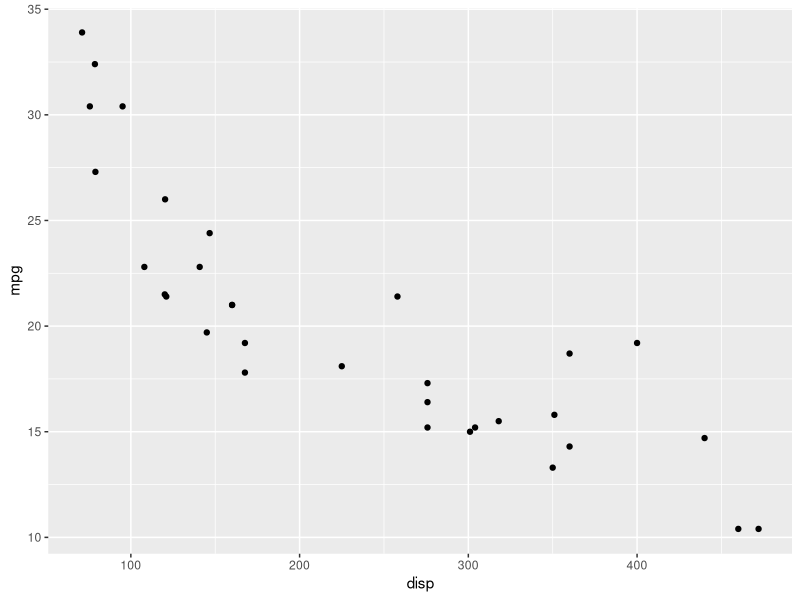
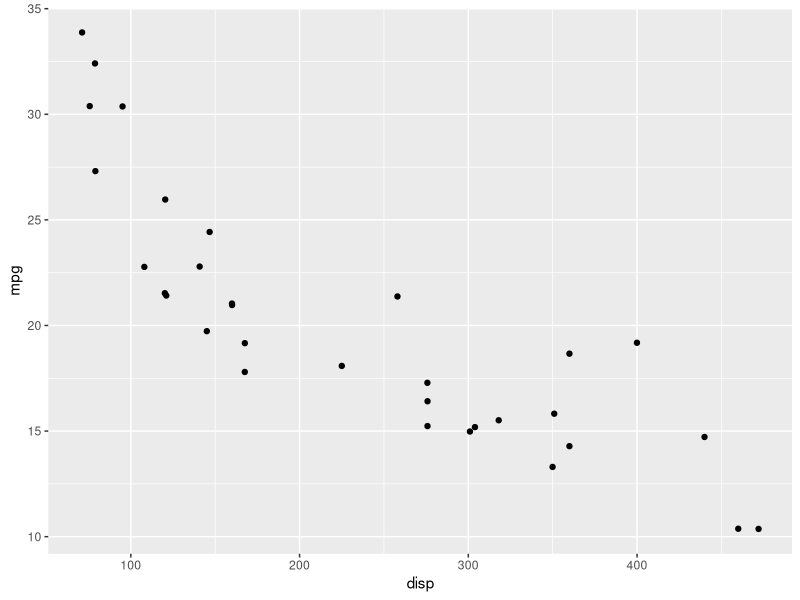
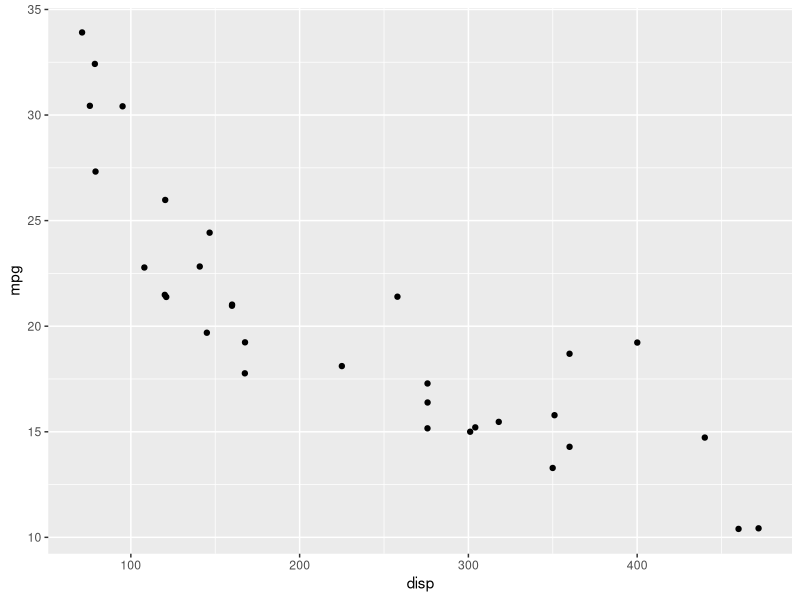
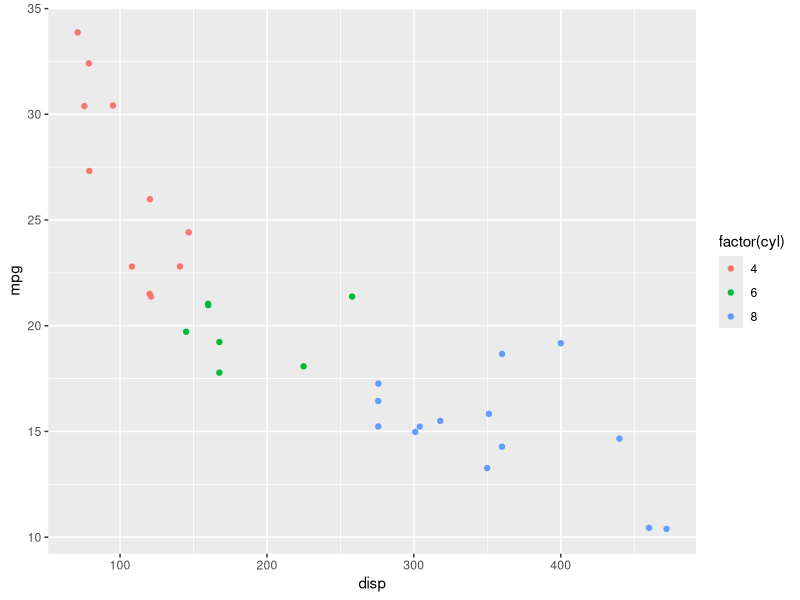
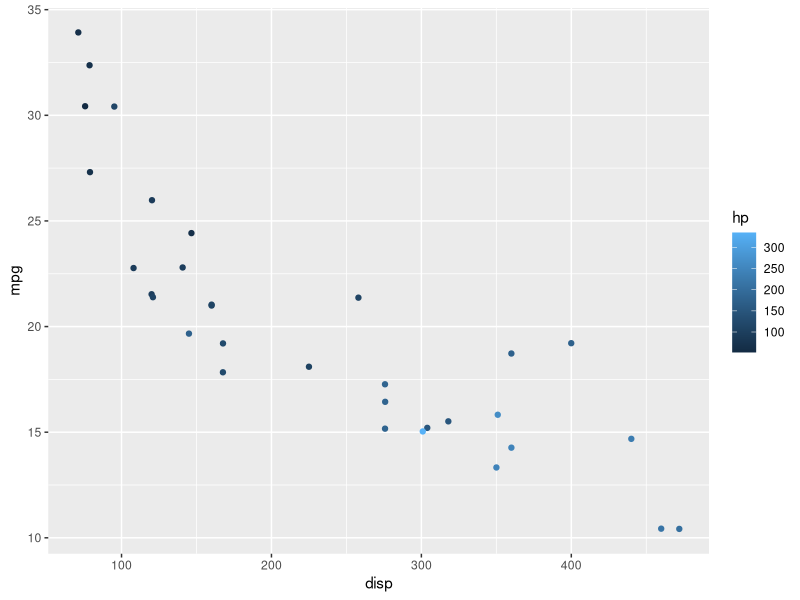
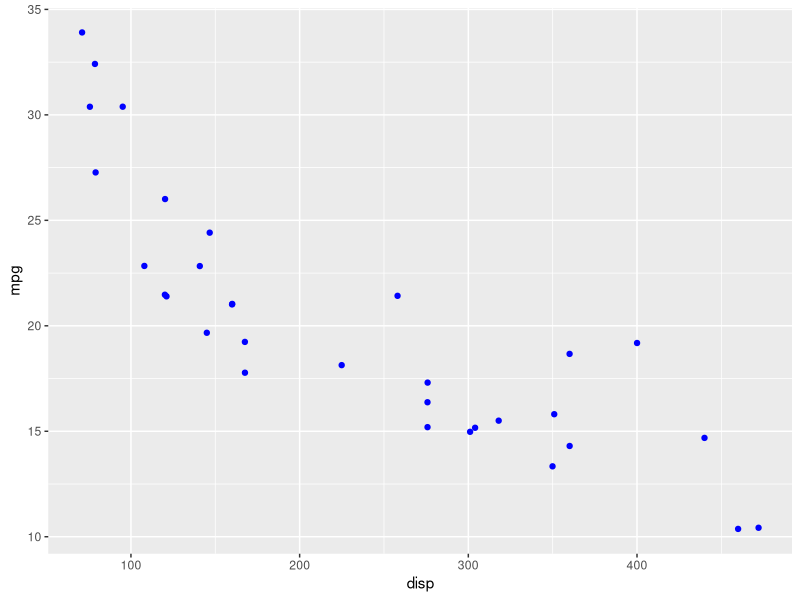
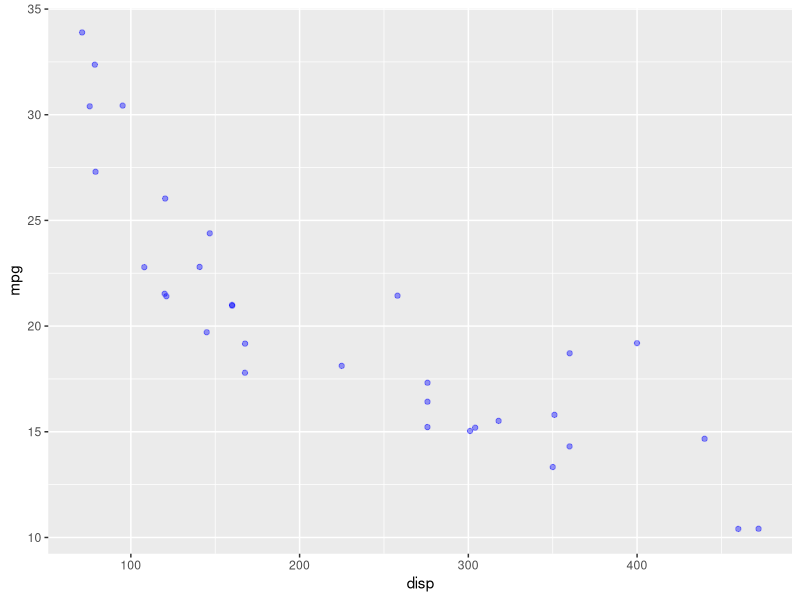
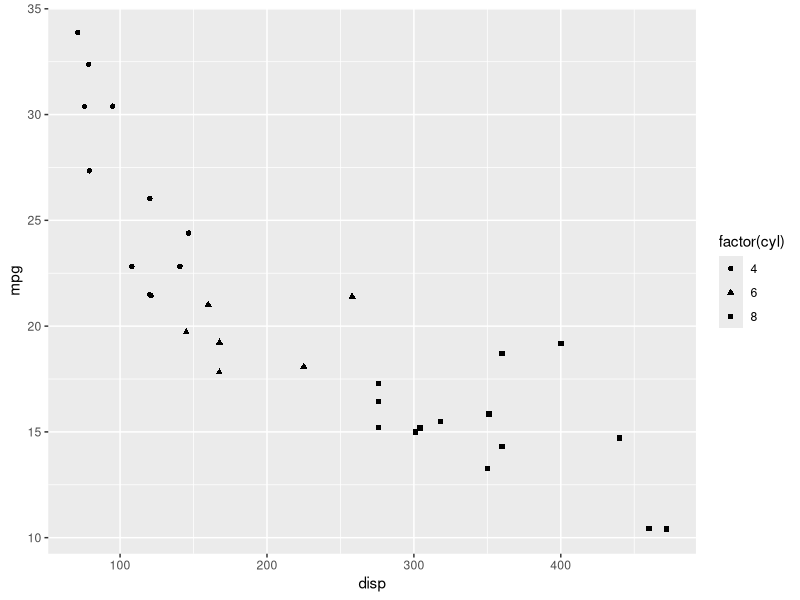

Generate these figures, in order, with R:
## ---- chunk 1
library(ggplot2)
library(dplyr)
library(tidyr)
## ---- chunk 2
ggplot(mtcars) +
  geom_point(aes(disp, mpg))
## ---- chunk 3
ggplot(mtcars) +
  geom_point(aes(disp, mpg), position = 'jitter')
## ---- chunk 4
ggplot(mtcars) +
  geom_jitter(aes(disp, mpg))
## ---- chunk 5
ggplot(mtcars) +
  geom_point(aes(disp, mpg, color = factor(cyl)), 
             position = 'jitter')
## ---- chunk 6
ggplot(mtcars) +
  geom_point(aes(disp, mpg, color = hp), 
             position = 'jitter')
## ---- chunk 7
ggplot(mtcars) +
  geom_point(aes(disp, mpg), color = 'blue', 
             position = 'jitter')
## ---- chunk 8
ggplot(mtcars) +
  geom_point(aes(disp, mpg), color = 'blue', alpha = 0.4, 
             position = 'jitter')
## ---- chunk 9
ggplot(mtcars) +
  geom_point(aes(disp, mpg, shape = factor(cyl)),
             position = 'jitter')
## ---- chunk 10
ggplot(mtcars) +
  geom_point(aes(disp, mpg), shape = 3,
             position = 'jitter')
## ---- chunk 11
ggplot(mtcars) +
  geom_point(aes(disp, mpg, size = hp), color = 'blue',
             position = 'jitter')
## ---- chunk 12
ggplot(mtcars) +
  geom_point(aes(disp, mpg), size = 3,
             position = 'jitter')
## ---- chunk 13
ggplot(mtcars, aes(disp, mpg)) +
  geom_point(position = 'jitter') +
  geom_smooth(method = 'lm', se = FALSE)
## ---- chunk 14
ggplot(mtcars, aes(disp, mpg)) +
  geom_point(position = 'jitter') +
  geom_smooth(method = 'lm', se = TRUE)
## ---- chunk 15
ggplot(mtcars, aes(disp, mpg)) +
  geom_point(position = 'jitter') +
  geom_smooth(method = 'loess', se = FALSE)
## ---- chunk 16
lm(mpg ~ disp, data = mtcars)
## ---- chunk 17
ggplot(mtcars, aes(disp, mpg)) +
  geom_point(position = 'jitter') +
  geom_abline(slope = 29.59985, intercept = -0.04122)
